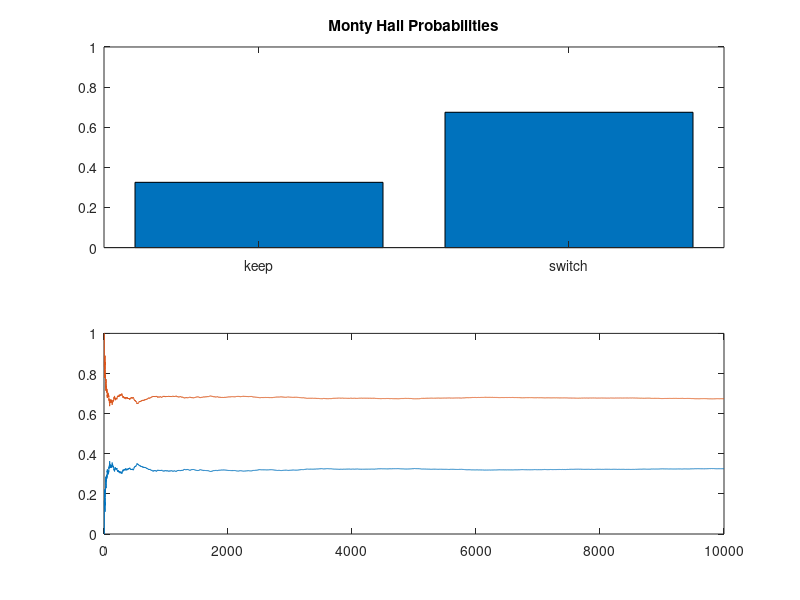

This figure's MATLAB source:


num_games = 10000;

counts = [0, 0];
record_probs = zeros(num_games, 2);
for i = 1:num_games

    % generate new location for grand prize
    car_location = randi(3);

    % select a door
    first_choice = randi(3);

    % Monty Hall reveals the unselected door that is the goat
    show_door = setdiff([1,2,3], [first_choice, car_location]);

    % decide to replace your first choice
    second_choice = setdiff([1,2,3], [show_door, first_choice]);

    if second_choice == car_location % switched to the winning door
        counts(2) = counts(2) + 1;
    else % sticking with original door
        counts(1) = counts(1) + 1;
    end

    record_probs(i,:) = [counts(1)/i, counts(2)/i];

    if rem(i,1000) == 0
        subplot(2,1,1)
        bar(counts/i)
        set(gca, 'xticklabel', {'keep'; 'switch'})
        ylim([0,1])
        title('Monty Hall Probabilities')
        

        subplot(2,1,2)
        plot((1:i), record_probs(1:i,:), '-')
        ylim([0,1])

        drawnow
    end

end
